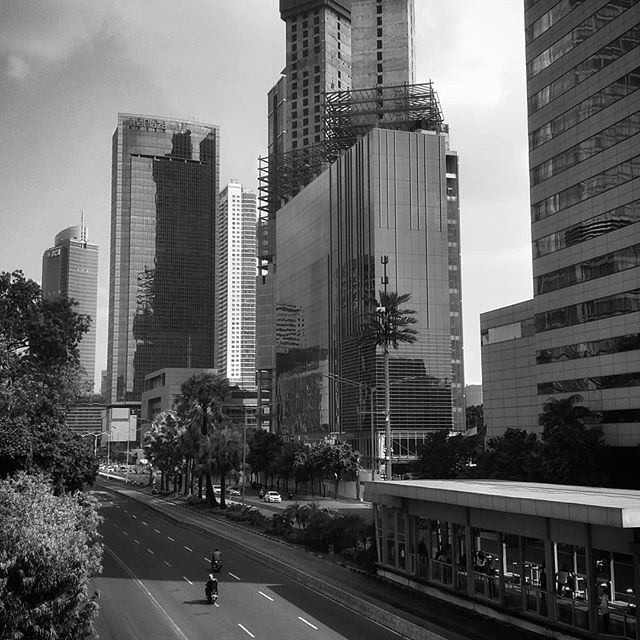
#> input picture bnw.jpg, 640 x 640 px
$ jupyter execute --allow-errors UAS_PengolahanCitra_1901020008.ipynb   (shell and % lines are left out)   (older library calls are emulated)
#> lines starting #> are read from the running program, lines starting #| are printed output that depends on the picture
RESEARCH : EROSION DILATION

[cell 1]
import cv2
import numpy as np
import matplotlib.pyplot as plt

[cell 2]
img = cv2.imread('bnw.jpg', 0)
#> img is the input picture: shape (640, 640); min 0, max 255, mean 98.1

[cell 3]
matrixFilter = np.ones((5,5), np.uint8)

[cell 4]
erosion = cv2.erode(img, matrixFilter, iterations=1)
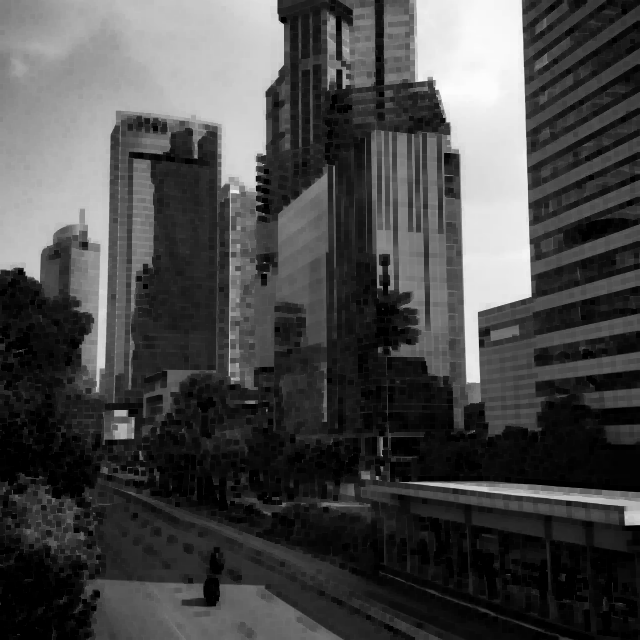
#> erosion: shape (640, 640); min 0, max 252, mean 72.7
dilation = cv2.dilate(img, matrixFilter, iterations=1)
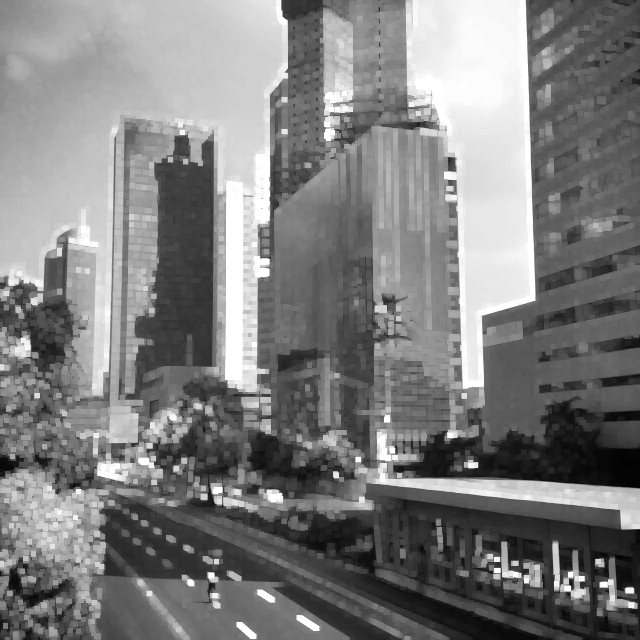
#> dilation: shape (640, 640); min 3, max 255, mean 126.2

titles = ['original', 'erosion', 'dilation']
images = [img, erosion,  dilation]

for i in range(3):
  plt.subplot(2,2, i + 1)
  plt.title(titles[i])
  plt.imshow(images[i])
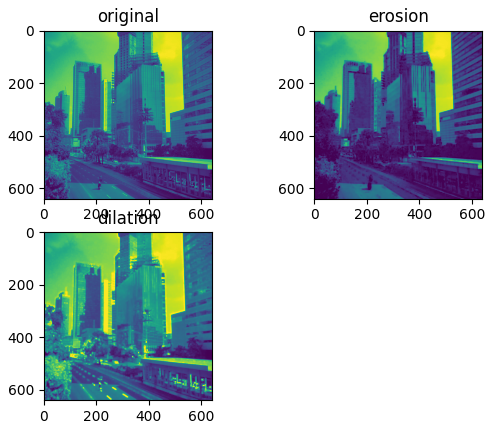
#> figure drawn by matplotlib, 3 panels

[cell 5]
histogram = cv2.calcHist([img], [0], None, [256], [0,256])
#> histogram = 256 values, max 3864 at index 44, min 166 at index 254, mean 1600
plt.plot(histogram)
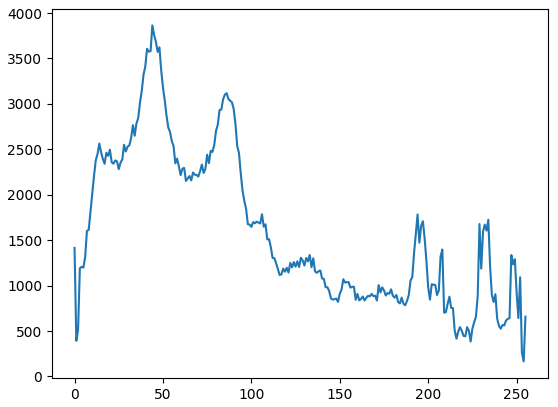
#> figure drawn by matplotlib, 1 panel; curve peaks at x = 44, y = 3864

**RESEARCH : IMAGE FILTER**

[cell 6]
from PIL import Image
from urllib.request import urlopen
from numpy import asarray
from PIL import ImageFilter

[cell 7]
url = 'https://www.delftstack.com/img/Python/image%20example.jpg?ezimgfmt=rs:640x426/rscb5/ng:webp/ngcb5'
#> (the rest of this cell did not finish here and is left out)

[cell 8]
img

#> (a cell that did not finish here is left out)

#> (a cell that did not finish here is left out)

[cell 11]
tresh = 200
fn = lambda x : 255 if x > tresh else 0
#> (the rest of this cell did not finish here and is left out)

#> (a cell that did not finish here is left out)

#> (a cell that did not finish here is left out)

[cell 14]
img

**RESEARCH : IMAGE COLOR TO BINARY**

[cell 15]
import cv2
import matplotlib.pyplot as plt

[cell 16]
image = cv2.imread('widiastra.jpg')
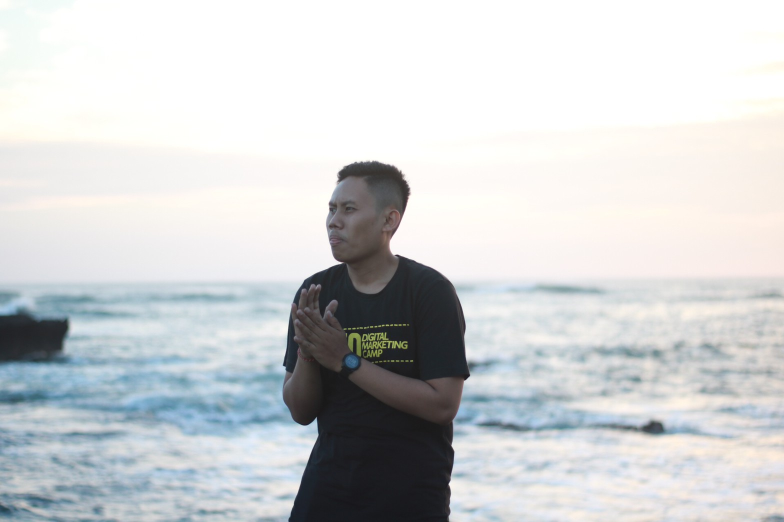
#> input picture widiastra.jpg, 1568 x 1044 px (shown at 1/2 size)
#> image is the input picture: shape (1044, 1568, 3); mean B, G, R 210, 208.8, 206.5

[cell 17]
from IPython.core.display import Image
val, threshBinary = cv2.threshold(image, 120,120, cv2.THRESH_BINARY)
val, threshBinaryInverted = cv2.threshold(image, 120,120, cv2.THRESH_BINARY_INV)
val, threshTrunc = cv2.threshold(image, 120,120, cv2.THRESH_TRUNC)
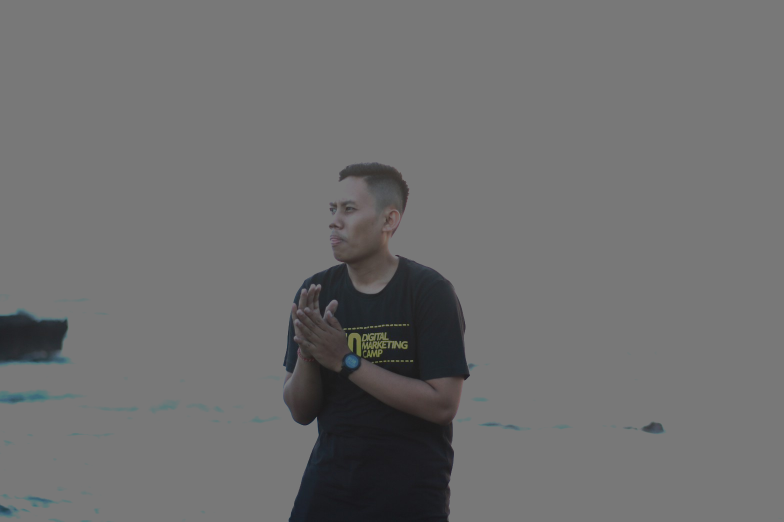
#> threshTrunc: shape (1044, 1568, 3) (shown at 1/2 size); mean B, G, R 111.5, 111.2, 111.1
val, threshToZero= cv2.threshold(image, 120,120, cv2.THRESH_TOZERO)
val, threshToZeroInv= cv2.threshold(image, 120,120, cv2.THRESH_TOZERO_INV)
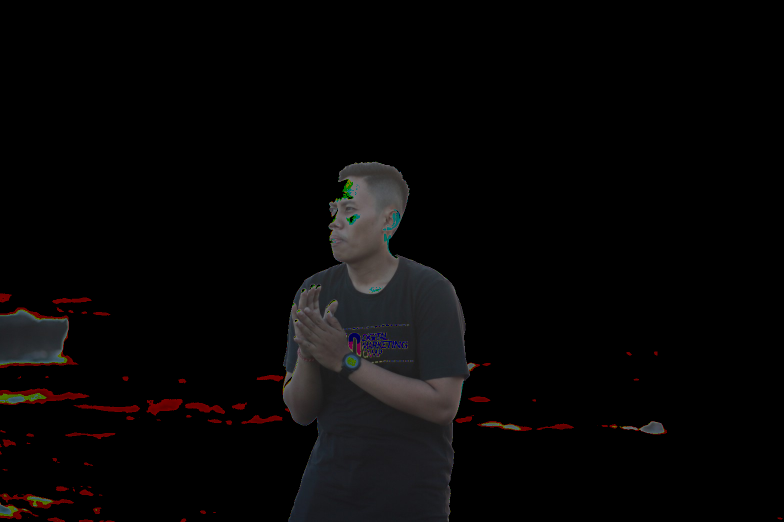
#> threshToZeroInv: shape (1044, 1568, 3) (shown at 1/2 size); mean B, G, R 6.4, 6.2, 7.3

[cell 18]
titles = ["Binary", "Binary Inverted", "Truncate", "TO Zero", "To Zero Inverted", "original"]
images = [threshBinary, threshBinaryInverted, threshTrunc, threshToZero, threshToZeroInv, image]

for i in range(6):
  plt.subplot(3,2, i + 1)
  plt.title(titles[i])
  plt.imshow(images[i])
#> figure, not shown here; B, G, R data is drawn as R, G, B

**RESEARCH RESIZE IMAGE**

[cell 19]
import cv2
import matplotlib.pyplot as plt
import numpy as np

[cell 20]
circles = plt.imread("widiastra.jpg")
plt.imshow(circles)
plt.show()

[cell 21]
cat = cv2.imread("widiastra.jpg")[:, :, ::-1]
center = (1024, 1024)
M = cv2.getRotationMatrix2D(center, 0, 0.3)
resized_cat = cv2.warpAffine(cat, M, (cat.shape[1], cat.shape[0]))
plt.imshow(cat)
plt.figure()
plt.imshow(resized_cat)

[cell 22]
cat = cv2.imread("widiastra.jpg")[:, :, ::-1]
center = (600, 600)
M = cv2.getRotationMatrix2D(center, 0, 0.3)
resized_cat = cv2.warpAffine(cat, M, (cat.shape[1], cat.shape[0]))
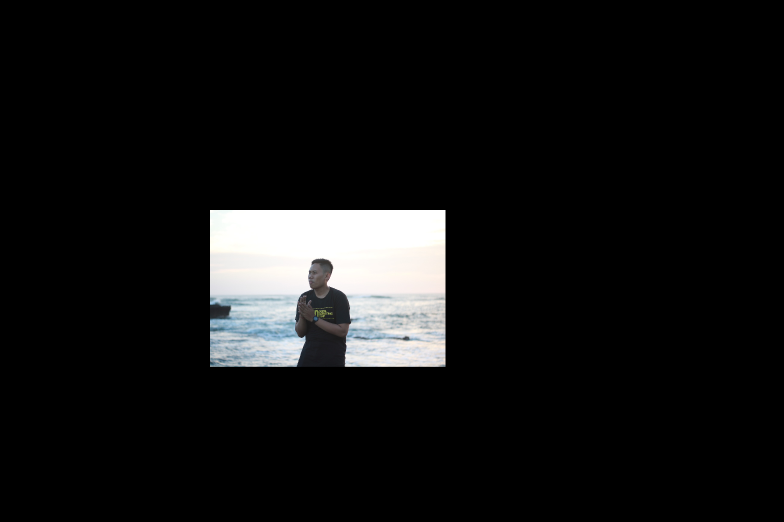
#> resized_cat: shape (1044, 1568, 3) (shown at 1/2 size); mean R, G, B 18.6, 18.8, 19
plt.imshow(cat)
plt.figure()
plt.imshow(resized_cat)

**RESEARCH : BACKGROUND SUBSTRACTION**

[cell 23]
import cv2
from google.colab.patches import cv2_imshow

[cell 24]
capture = cv2.VideoCapture('cctv.mp4')
fgbg = cv2.createBackgroundSubtractorMOG2()

while(1):
  ret, frame = capture.read()
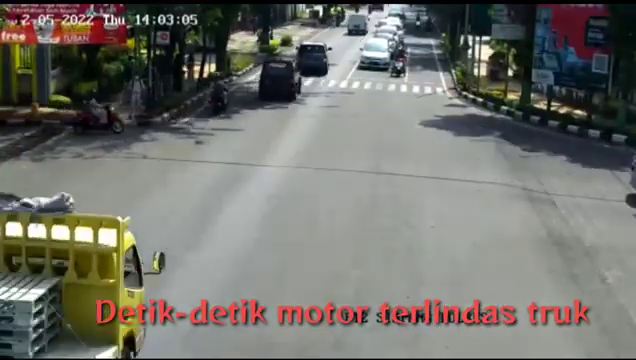
#> input picture frame 118 of cctv.mp4, 636 x 360 px
#> frame is the input picture: shape (360, 636, 3); mean B, G, R 108.2, 114.3, 114.9
  fgmask = fgbg.apply(frame)
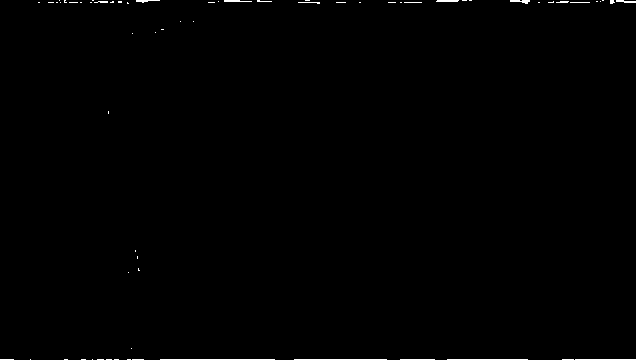
#> fgmask: shape (360, 636); values 127 (black) and 255 (white), 0.41% white in thin lines or dots

  cv2_imshow( fgmask)
  cv2_imshow( frame)

  k = cv2.waitKey(30) & 0xff
#> (key Esc is pressed here)


capture.release()
